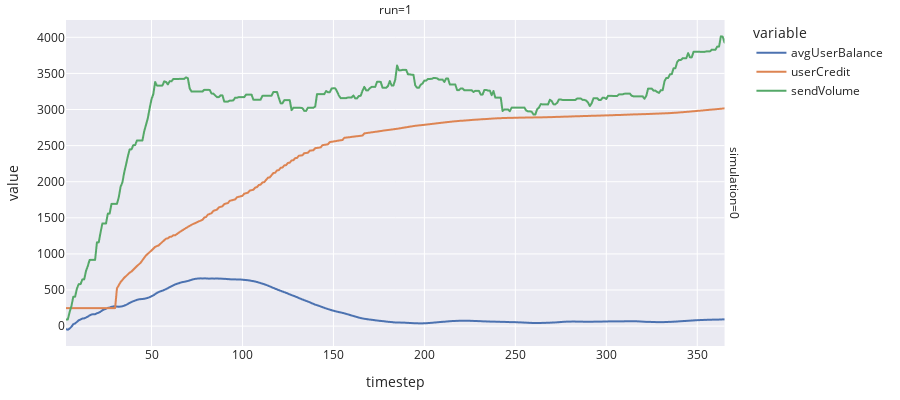

The notebook cell this image was saved under:
### Code cell
fig = px.line(
    df,
    x='timestep',
    y=['avgUserBalance', 'userCredit', 'sendVolume'],
    facet_row='simulation',
    facet_col='run',
    height=400,
    template='seaborn'
)

fig.update_layout(
    margin=dict(l=30, r=20, t=20, b=20),
)

fig.show()

### Figure 1 — Plotly figure (JSON) as saved in the notebook; plotly's stock layout.template omitted (floating-point values rounded to 4 significant figures; data arrays with more than 128 entries replaced by an {"elided": "..."} marker saying what was removed)
{"data": [{"hovertemplate": "variable=avgUserBalance<br>simulation=0<br>run=1<br>timestep=%{x}<br>value=%{y}<extra></extra>", "legendgroup": "avgUserBalance", "line": {"color": "rgb(76,114,176)", "dash": "solid"}, "mode": "lines", "name": "avgUserBalance", "showlegend": true, "type": "scattergl", "x": {"elided": "363 int values"}, "xaxis": "x", "y": {"elided": "363 float values"}, "yaxis": "y"}, {"hovertemplate": "variable=userCredit<br>simulation=0<br>run=1<br>timestep=%{x}<br>value=%{y}<extra></extra>", "legendgroup": "userCredit", "line": {"color": "rgb(221,132,82)", "dash": "solid"}, "mode": "lines", "name": "userCredit", "showlegend": true, "type": "scattergl", "x": {"elided": "363 int values"}, "xaxis": "x", "y": {"elided": "363 int values"}, "yaxis": "y"}, {"hovertemplate": "variable=sendVolume<br>simulation=0<br>run=1<br>timestep=%{x}<br>value=%{y}<extra></extra>", "legendgroup": "sendVolume", "line": {"color": "rgb(85,168,104)", "dash": "solid"}, "mode": "lines", "name": "sendVolume", "showlegend": true, "type": "scattergl", "x": {"elided": "363 int values"}, "xaxis": "x", "y": {"elided": "363 int values"}, "yaxis": "y"}], "layout": {"annotations": [{"font": {}, "showarrow": false, "text": "run=1", "x": 0.49, "xanchor": "center", "xref": "paper", "y": 1, "yanchor": "bottom", "yref": "paper"}, {"font": {}, "showarrow": false, "text": "simulation=0", "textangle": 90, "x": 0.98, "xanchor": "left", "xref": "paper", "y": 0.5, "yanchor": "middle", "yref": "paper"}], "height": 400, "legend": {"title": {"text": "variable"}, "tracegroupgap": 0}, "margin": {"b": 20, "l": 30, "r": 20, "t": 20}, "xaxis": {"anchor": "y", "domain": [0, 0.98], "title": {"text": "timestep"}}, "yaxis": {"anchor": "x", "domain": [0, 1], "title": {"text": "value"}}}}
